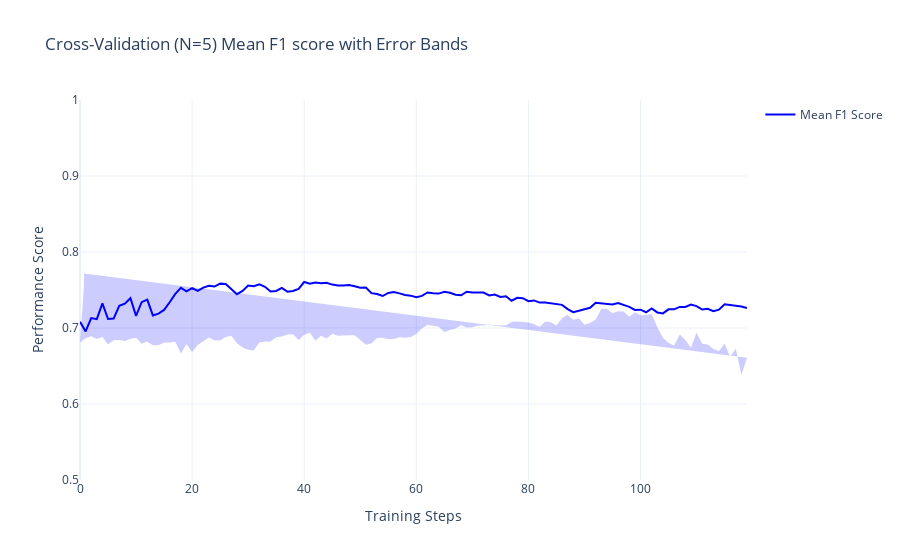

This figure's notebook cell:
### Markdown cell above
And get the performance plots:

### Code cell
from ARISA_DSML.train import plot_error_scatter
cv_results = pd.read_csv(cv_output_path)
plot_error_scatter(
    df_plot=cv_results,
    name="Mean F1 Score",
    title="Cross-Validation (N=5) Mean F1 score with Error Bands",
    xtitle="Training Steps",
    ytitle="Performance Score",
    yaxis_range=[0.5, 1],
)

### Figure 1 — Plotly figure (JSON) as saved in the notebook; plotly's stock layout.template omitted (floating-point values rounded to 4 significant figures; data arrays with more than 128 entries replaced by an {"elided": "..."} marker saying what was removed)
{"data": [{"line": {"color": "blue"}, "mode": "lines", "name": "Mean F1 Score", "type": "scatter", "x": [0, 1, 2, 3, 4, 5, 6, 7, 8, 9, 10, 11, 12, 13, 14, 15, 16, 17, 18, 19, 20, 21, 22, 23, 24, 25, 26, 27, 28, 29, 30, 31, 32, 33, 34, 35, 36, 37, 38, 39, 40, 41, 42, 43, 44, 45, 46, 47, 48, 49, 50, 51, 52, 53, 54, 55, 56, 57, 58, 59, 60, 61, 62, 63, 64, 65, 66, 67, 68, 69, 70, 71, 72, 73, 74, 75, 76, 77, 78, 79, 80, 81, 82, 83, 84, 85, 86, 87, 88, 89, 90, 91, 92, 93, 94, 95, 96, 97, 98, 99, 100, 101, 102, 103, 104, 105, 106, 107, 108, 109, 110, 111, 112, 113, 114, 115, 116, 117, 118, 119], "y": [0.7083, 0.6954, 0.713, 0.7117, 0.7324, 0.7118, 0.7124, 0.7291, 0.7321, 0.7392, 0.7159, 0.734, 0.7373, 0.7166, 0.7189, 0.7238, 0.7338, 0.7448, 0.7528, 0.7483, 0.7525, 0.7487, 0.7532, 0.7556, 0.7545, 0.7584, 0.7579, 0.7509, 0.7444, 0.7489, 0.7559, 0.755, 0.7575, 0.7542, 0.748, 0.7488, 0.7528, 0.7478, 0.7488, 0.7515, 0.7605, 0.7582, 0.76, 0.7588, 0.7595, 0.7571, 0.7558, 0.7559, 0.7565, 0.7548, 0.7531, 0.7532, 0.7459, 0.7447, 0.7421, 0.7462, 0.7473, 0.7455, 0.7436, 0.7426, 0.7405, 0.7423, 0.7467, 0.7456, 0.7452, 0.7477, 0.7464, 0.7438, 0.7431, 0.7477, 0.7467, 0.7467, 0.7467, 0.7429, 0.744, 0.7408, 0.7417, 0.7359, 0.7397, 0.7393, 0.7353, 0.7363, 0.7334, 0.7334, 0.7324, 0.7306, 0.7304, 0.7248, 0.7209, 0.7227, 0.7247, 0.7266, 0.7331, 0.7322, 0.7309, 0.7309, 0.7328, 0.7298, 0.7278, 0.7237, 0.7241, 0.7207, 0.7258, 0.7205, 0.7192, 0.7245, 0.7245, 0.7278, 0.7277, 0.7309, 0.7288, 0.7244, 0.7254, 0.7222, 0.7241, 0.7312, 0.7302, 0.7293, 0.7283, 0.7263]}, {"fill": "toself", "fillcolor": "rgba(0, 0, 255, 0.2)", "line": {"color": "rgba(255, 255, 255, 0)"}, "showlegend": false, "type": "scatter", "x": {"elided": "240 float values"}, "y": {"elided": "240 float values"}}], "layout": {"title": {"text": "Cross-Validation (N=5) Mean F1 score with Error Bands"}, "xaxis": {"title": {"text": "Training Steps"}}, "yaxis": {"range": [0.5, 1], "title": {"text": "Performance Score"}}}}
